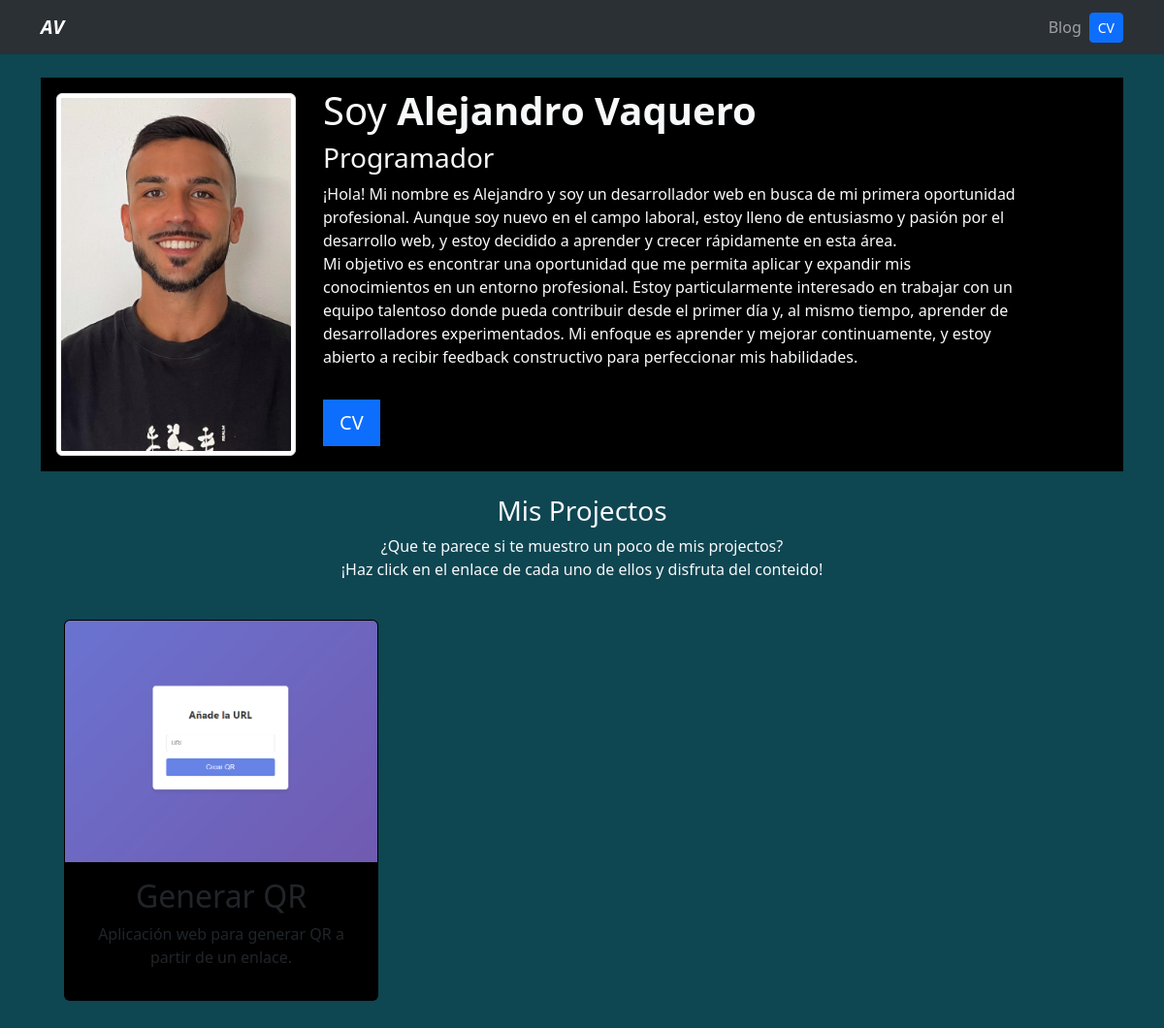
The page / on the database its author committed.
### portafolio/models.py (models this page shows)
class Project(models.Model):
    title = CharField(max_length=100)
    description = CharField(max_length=250)
    image = ImageField(upload_to="portafolio/images")
    url = URLField(blank=True)  # blanck para que sea opcional la url

### portafolio/views.py (the view)
# urls.py: 2. Add a URL to urlpatterns:  path('', views.home, name='home')
def  home(request):
    projects = Project.objects.all()
    return render(request,'home.html', {'projects': projects})

### portafolio/templates/home.html (shortened to what this page needs)
{% extends 'layout.html' %}
{% block content %}
    {% load static%}
    <header class="row align-items-start bg-black">
        <div class="col-md-3 p-3">
            <img src="{% static '/portafolio/foto.png' %}" alt="" class="img-thumbnail">
        </div>
        <div class="col-md-8 my-auto">
            <h1>Soy <strong>Alejandro Vaquero</strong></h1>
            <h3>Programador</h3>
            <p>¡Hola! Mi nombre es Alejandro y soy un desarrollador web en busca de mi primera oportunidad profesional.
                Aunque soy nuevo en el campo laboral, estoy lleno de entusiasmo y pasión por el desarrollo web, y estoy decidido a aprender y crecer rápidamente en esta área.
                Mi objetivo es encontrar una oportunidad que me permita aplicar y expandir mis conocimientos en un entorno profesional.
                Estoy particularmente interesado en trabajar con un equipo talentoso donde pueda contribuir desde el primer día y, al mismo tiempo, aprender de desarrolladores experimentados.
                Mi enfoque es aprender y mejorar continuamente, y estoy abierto a recibir feedback constructivo para perfeccionar mis habilidades.
            </p>
            <a href="{% static 'portafolio/prueba.pdf' %}" alt="" class="btn btn-primary btn-lg rounded-0 my-3"  target="_blank">CV</a>
        </div>
    </header>
    <div class="row my-4 text-center">
        <h3>Mis Projectos</h3>
        <p>¿Que te parece si te muestro un poco de mis projectos? </br>¡Haz click en el enlace de cada uno de ellos y disfruta del conteido! </p>
        {% for project in projects %}
            <div class="col-md-4 p-4">
                <div class="card bg-black card-project">
                    <img src="{{project.image.url}}" alt="{{project.title}}" class="card-img-top" />
                    <div class="card-body">
                        <h2>{{project.title}}</h2>
                        <p>{{project.description}}</p>
    {%  endfor  %}
    </div>
{% endblock %}

### portafolio/static/main.css (style rules this page uses)
body { background-color:#0e4652; }
.bg-black { background: #0e4652; }

### rows shown on the page
Project: image (picture), title "Generar QR", description "Aplicación web para generar QR a partir de un enlace."
